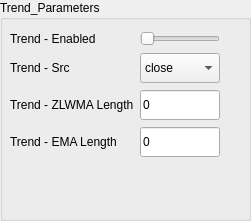
       <widget class="QGroupBox" name="grpBox_Trend_parameters_">
        <property name="geometry">
         <rect>
          <x>810</x>
          <y>280</y>
          <width>251</width>
          <height>221</height>
         </rect>
        </property>
        <property name="styleSheet">
         <string notr="true"/>
        </property>
        <property name="title">
         <string>Trend_Parameters</string>
        </property>
        <widget class="QWidget" name="layoutWidget_24">
         <property name="geometry">
          <rect>
           <x>10</x>
           <y>30</y>
           <width>222</width>
           <height>132</height>
          </rect>
         </property>
         <layout class="QGridLayout" name="gridLayout_53">
          <item row="0" column="0">
           <widget class="QLabel" name="lblMptEnabled_21">
            <property name="styleSheet">
             <string notr="true"/>
            </property>
            <property name="text">
             <string>Trend - Enabled</string>
            </property>
           </widget>
          </item>
          <item row="1" column="0">
           <widget class="QLabel" name="lblTrendAppliedPrice_9">
            <property name="styleSheet">
             <string notr="true"/>
            </property>
            <property name="text">
             <string>Trend - Src</string>
            </property>
           </widget>
          </item>
          <item row="1" column="1">
           <widget class="QComboBox" name="drpTrendAppliedPrice_9">
            <property name="minimumSize">
             <size>
              <width>0</width>
              <height>30</height>
             </size>
            </property>
            <property name="styleSheet">
             <string notr="true"/>
            </property>
            <item>
             <property name="text">
              <string>close</string>
             </property>
            </item>
            <item>
             <property name="text">
              <string>open</string>
             </property>
            </item>
            <item>
             <property name="text">
              <string>high</string>
             </property>
            </item>
            <item>
             <property name="text">
              <string>low</string>
             </property>
            </item>
            <item>
             <property name="text">
              <string>HL2</string>
             </property>
            </item>
            <item>
             <property name="text">
              <string>HLC3</string>
             </property>
            </item>
            <item>
             <property name="text">
              <string>OHLC</string>
             </property>
            </item>
           </widget>
          </item>
          <item row="0" column="1">
           <widget class="QSlider" name="hSlider_SELL_IndicatorEnabled_28">
            <property name="styleSheet">
             <string notr="true"/>
            </property>
            <property name="maximum">
             <number>5</number>
            </property>
            <property name="orientation">
             <enum>Qt::Horizontal</enum>
            </property>
           </widget>
          </item>
          <item row="2" column="0">
           <widget class="QLabel" name="lblTrendLongEmaPeriod_9">
            <property name="styleSheet">
             <string notr="true"/>
            </property>
            <property name="text">
             <string>Trend - ZLWMA Length</string>
            </property>
           </widget>
          </item>
          <item row="2" column="1">
           <widget class="QLineEdit" name="txtTrendLongEmaPeriod_9">
            <property name="minimumSize">
             <size>
              <width>0</width>
              <height>30</height>
             </size>
            </property>
            <property name="styleSheet">
             <string notr="true"/>
            </property>
            <property name="text">
             <string>0</string>
            </property>
           </widget>
          </item>
          <item row="3" column="1">
           <widget class="QLineEdit" name="txtTrendShortEmaPeriod_9">
            <property name="sizePolicy">
             <sizepolicy hsizetype="Expanding" vsizetype="Fixed">
              <horstretch>0</horstretch>
              <verstretch>0</verstretch>
             </sizepolicy>
            </property>
            <property name="minimumSize">
             <size>
              <width>0</width>
              <height>30</height>
             </size>
            </property>
            <property name="styleSheet">
             <string notr="true"/>
            </property>
            <property name="text">
             <string>0</string>
            </property>
           </widget>
          </item>
          <item row="3" column="0">
           <widget class="QLabel" name="lblTrendShortEmaPeriod_9">
            <property name="styleSheet">
             <string notr="true"/>
            </property>
            <property name="text">
             <string>Trend - EMA Length</string>
            </property>
           </widget>
          </item>
          <item row="1" column="2">
           <spacer name="horizontalSpacer_33">
            <property name="orientation">
             <enum>Qt::Horizontal</enum>
            </property>
            <property name="sizeHint" stdset="0">
             <size>
              <width>40</width>
              <height>20</height>
             </size>
            </property>
           </spacer>
          </item>
         </layout>
        </widget>
       </widget>
